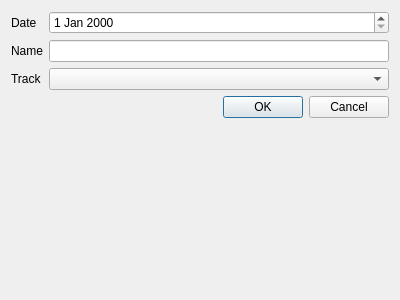
<?xml version="1.0" encoding="UTF-8"?>
<ui version="4.0">
 <class>RaceDialog</class>
 <widget class="QDialog" name="RaceDialog">
  <property name="geometry">
   <rect>
    <x>0</x>
    <y>0</y>
    <width>400</width>
    <height>300</height>
   </rect>
  </property>
  <property name="windowTitle">
   <string>Dialog</string>
  </property>
  <layout class="QFormLayout" name="formLayout">
   <item row="0" column="0">
    <widget class="QLabel" name="dateLabel">
     <property name="text">
      <string>Date</string>
     </property>
    </widget>
   </item>
   <item row="4" column="0" colspan="2">
    <widget class="QDialogButtonBox" name="buttonBox">
     <property name="orientation">
      <enum>Qt::Horizontal</enum>
     </property>
     <property name="standardButtons">
      <set>QDialogButtonBox::Cancel|QDialogButtonBox::Ok</set>
     </property>
    </widget>
   </item>
   <item row="1" column="1">
    <widget class="QLineEdit" name="nameEdit"/>
   </item>
   <item row="2" column="1">
    <widget class="QComboBox" name="trackComboBox"/>
   </item>
   <item row="1" column="0">
    <widget class="QLabel" name="nameLabel">
     <property name="text">
      <string>Name</string>
     </property>
    </widget>
   </item>
   <item row="2" column="0">
    <widget class="QLabel" name="trackLabel">
     <property name="text">
      <string>Track</string>
     </property>
    </widget>
   </item>
   <item row="0" column="1">
    <widget class="QDateEdit" name="dateEdit"/>
   </item>
  </layout>
 </widget>
 <tabstops>
  <tabstop>dateEdit</tabstop>
  <tabstop>nameEdit</tabstop>
  <tabstop>trackComboBox</tabstop>
 </tabstops>
 <resources/>
 <connections>
  <connection>
   <sender>buttonBox</sender>
   <signal>accepted()</signal>
   <receiver>RaceDialog</receiver>
   <slot>accept()</slot>
   <hints>
    <hint type="sourcelabel">
     <x>248</x>
     <y>254</y>
    </hint>
    <hint type="destinationlabel">
     <x>157</x>
     <y>274</y>
    </hint>
   </hints>
  </connection>
  <connection>
   <sender>buttonBox</sender>
   <signal>rejected()</signal>
   <receiver>RaceDialog</receiver>
   <slot>reject()</slot>
   <hints>
    <hint type="sourcelabel">
     <x>316</x>
     <y>260</y>
    </hint>
    <hint type="destinationlabel">
     <x>286</x>
     <y>274</y>
    </hint>
   </hints>
  </connection>
 </connections>
</ui>
